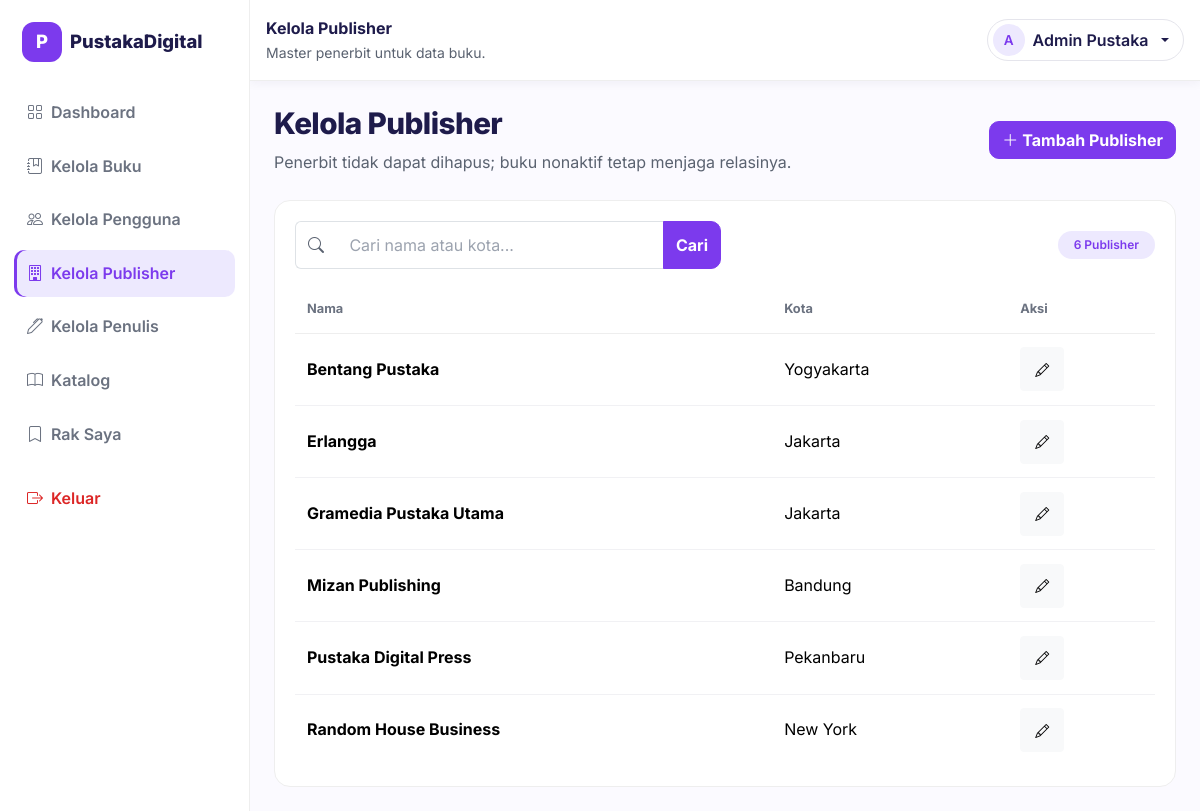
Page /public/admin/publishers.php (signed in) on the committed database.
### tables this page shows
CREATE TABLE `users` (
  `user_id` int UNSIGNED NOT NULL,
  `email` varchar(100) NOT NULL,
  `password_hash` varchar(255) NOT NULL,
  `display_name` varchar(100) NOT NULL,
  `role` enum('admin','member') NOT NULL DEFAULT 'member',
  `is_active` tinyint(1) NOT NULL DEFAULT '1',
  `created_at` timestamp NOT NULL DEFAULT CURRENT_TIMESTAMP
);

CREATE TABLE `publishers` (
  `publisher_id` int UNSIGNED NOT NULL,
  `name` varchar(100) NOT NULL,
  `slug` varchar(120) NOT NULL DEFAULT '',
  `city` varchar(100) NOT NULL DEFAULT '',
  `created_at` timestamp NOT NULL DEFAULT CURRENT_TIMESTAMP
);

### includes/db.php (called while the page is built, shortened)
<?php
require_once __DIR__ . '/config.php';
try {
    $koneksi = new mysqli(DB_HOST, DB_USER, DB_PASS, DB_NAME);
    $koneksi->set_charset('utf8mb4');
} catch (mysqli_sql_exception $e) {
    http_response_code(500);
    exit('Koneksi database gagal. Impor database/optl_pustaka.sql lewat phpMyAdmin lalu cek includes/config.php.');
}
function q(string $sql, array $params = []): mysqli_stmt
{
    global $koneksi;
    $stmt = $koneksi->prepare($sql);
    if ($params) {
        $stmt->bind_param(str_repeat('s', count($params)), ...$params);
    }
    $stmt->execute();
    return $stmt;
}
function rows(string $sql, array $params = []): array
{
    return q($sql, $params)->get_result()->fetch_all(MYSQLI_ASSOC);
}
function row(string $sql, array $params = []): ?array
{
    return q($sql, $params)->get_result()->fetch_assoc() ?: null;
}
function e(mixed $nilai): string
{
    return htmlspecialchars((string) $nilai, ENT_QUOTES, 'UTF-8');
}

### includes/auth_guard.php (called while the page is built, shortened)
<?php
require_once __DIR__ . '/db.php';
function akun(): ?array
{
    static $akun = false;
    if ($akun !== false) {
        return $akun;
    }
    $id = $_SESSION['user_id'] ?? null;
    $user = row(
        'SELECT user_id AS id, display_name AS nama, email, role, is_active
         FROM users WHERE user_id = ?',
        [$id]
    );
    return $akun = $user;
}
function wajib_login(): void
{
    if (!akun()) {
        header('Location: ' . url('login.php?next=' . urlencode(url_sekarang())));
        exit;
    }
}
function wajib_admin(): void
{
    wajib_login();
}

### includes/config.php (called while the page is built, shortened)
<?php
function url(string $path = ''): string
{
    return BASE_URL . '/' . ltrim($path, '/');
}

### public/admin/publishers.php (the view, shortened to what this page needs)
<?php
require __DIR__ . '/../../includes/auth_guard.php';
wajib_admin();
$q = trim(is_string($_GET['q'] ?? null) ? $_GET['q'] : '');
$sql = 'SELECT * FROM publishers';
$params = [];
$sql .= ' ORDER BY name';
$daftar = rows($sql, $params);
require __DIR__ . '/../../includes/partials/head.php';
require __DIR__ . '/../../includes/partials/sidebar.php';
?>
<div class="main-with-sidebar">
    <?php
    $judulTopbar = 'Kelola Publisher';
    $subTopbar = 'Master penerbit untuk data buku.';
    require __DIR__ . '/../../includes/partials/app_topbar.php';
    ?>
    <main class="container-fluid p-3 p-lg-4">
        <div class="d-flex flex-wrap justify-content-between align-items-center mb-4 gap-2">
            <div>
                <h1 class="page-title page-title-sm">Kelola Publisher</h1>
                <p class="text-secondary mb-0">Penerbit tidak dapat dihapus; buku nonaktif tetap menjaga relasinya.</p>
            </div>
            <a class="btn btn-ungu" href="<?= url('admin/publishers.php?tambah=1') ?>">
                <i class="bi bi-plus-lg me-1" aria-hidden="true"></i>Tambah Publisher
            </a>
        </div>
        <div class="table-card">
            <form method="get" action="<?= url('admin/publishers.php') ?>" class="row g-2 align-items-center mb-3">
                <div class="col-md-8 col-lg-6">
                    <div class="input-group">
                        <span class="input-group-text bg-white border-end-0"><i class="bi bi-search text-secondary"
                                aria-hidden="true"></i></span>
                        <input name="q" type="search" class="form-control border-start-0"
                            placeholder="Cari nama atau kota..." aria-label="Cari publisher" value="<?= e($q) ?>">
                        <button class="btn btn-ungu" type="submit">Cari</button>
                    </div>
                </div>
                <div class="col-md-4 col-lg-6 text-md-end">
                    <span class="badge bg-ungu-muda text-ungu rounded-pill px-3 py-2"><?= count($daftar) ?> Publisher</span>
                </div>
            </form>
            <div class="table-responsive">
                <table class="table align-middle">
                    <thead>
                        <tr>
                            <th scope="col">Nama</th>
                            <th scope="col">Kota</th>
                            <th scope="col">Aksi</th>
                        </tr>
                    </thead>
                    <tbody>
                        <?php foreach ($daftar as $p): ?>
                            <tr>
                                <td><b><?= e($p['name']) ?></b></td>
                                <td><?= e($p['city'] ?: '-') ?></td>
                                <td>
                                    <a class="btn btn-sm btn-light" title="Ubah" aria-label="Ubah <?= e($p['name']) ?>"
                                        href="<?= url('admin/publishers.php?edit=' . (int) $p['publisher_id']) ?>">
                                        <i class="bi bi-pencil" aria-hidden="true"></i>
                                    </a>
                                </td>
                            </tr>
                        <?php endforeach; ?>
                    </tbody>
                </table>
            </div>
        </div>
    </main>
</div>
</body>
</html>

### includes/partials/app_topbar.php (shortened to what this page needs)
<?php
$user = akun();
?>
<header class="topbar p-3">
    <div class="d-flex align-items-center gap-3">
        <div>
            <b class="topbar-title"><?= e($judulTopbar ?? '') ?></b>
            <div class="small text-secondary topbar-sub"><?= e($subTopbar ?? '') ?></div>
        </div>
        <div class="ms-auto d-flex align-items-center gap-2">
            <div class="dropdown">
                <button type="button" class="btn btn-akun dropdown-toggle" data-bs-toggle="dropdown"
                    aria-expanded="false" aria-label="Menu akun <?= e($user['nama']) ?>">
                    <span class="avatar" aria-hidden="true"><?= e(mb_strtoupper(mb_substr($user['nama'], 0, 1))) ?></span>
                    <span class="nama-akun"><?= e($user['nama']) ?></span>
                </button>
            </div>
        </div>
    </div>
</header>

### public/assets/css/root.css (style rules this page uses)
:root { --ungu: #7C3AED; --ungu-muda: #EDE9FE; --merah: #EF4444; --biru: #0EA5E9; --gelap: #1E1B4B; --abu: #6B7280; --bg: #FBFAFF; --biru-muda: #E0F2FE; --merah-muda: #FEE2E2; --biru-tua: #0369A1; --merah-tua: #DC2626; --hijau-tua: #15803D; --surface-mati: #EAEAF0; --bs-secondary-rgb: 90, 98, 112; --radius-sm: 10px; --radius: 12px; --radius-lg: 16px; --radius-pill: 999px; --shadow-sm: 0 2px 10px rgba(30, 27, 75, .05); --shadow: 0 8px 24px rgba(30, 27, 75, .08); --shadow-lg: 0 16px 40px rgba(30, 27, 75, .13); --ring: 0 0 0 3px rgba(124, 58, 237, .16); --transition: .2s ease; }
* { box-sizing: border-box; }
html { scroll-padding-top: 84px; }
body { font-family: Inter, system-ui, -apple-system, "Segoe UI", sans-serif; background: var(--bg); color: var(--gelap); font-size: 1rem; line-height: 1.6; -webkit-font-smoothing: antialiased; }
h1, h2, h3, h4, h5, h6 { letter-spacing: -.02em; line-height: 1.25; }
h1, h2, h3 { text-wrap: balance; }
a { text-decoration: none; }
.navbar .btn-akun, .topbar .btn-akun { display: inline-flex; align-items: center; gap: .5rem; padding: .25rem .9rem .25rem .3rem; border: 1px solid #E5E5EC; border-radius: var(--radius-pill); background: #fff; color: var(--gelap); font-weight: 600; }
.navbar .btn-akun .avatar, .topbar .btn-akun .avatar { width: 32px; height: 32px; flex: 0 0 32px; font-size: .85rem; }
.navbar .btn-akun .nama-akun, .topbar .btn-akun .nama-akun { max-width: 9rem; overflow: hidden; text-overflow: ellipsis; white-space: nowrap; }
.btn { display: inline-flex; align-items: center; justify-content: center; transition: background-color var(--transition), border-color var(--transition), color var(--transition), box-shadow var(--transition), transform .1s ease; }
.btn-ungu { background: var(--ungu); border-color: var(--ungu); color: #fff; font-weight: 700; border-radius: var(--radius-sm); }
.text-ungu { color: var(--ungu) !important; }
.bg-ungu-muda { background: var(--ungu-muda) !important; }
.page-title { font-weight: 800; color: var(--gelap); }
h1.page-title { font-size: clamp(1.5rem, 1.15rem + 1.5vw, 2.5rem); }
h1.page-title-sm { font-size: clamp(1.35rem, 1.12rem + .98vw, 2rem); }
.form-control, .form-select { border-radius: var(--radius-sm); padding: .7rem .9rem; }
.form-control::placeholder { color: #9CA3AF; }
.main-with-sidebar { margin-left: 250px; min-height: 100vh; }
.topbar { position: sticky; top: 0; z-index: 1020; background: #fff; border-bottom: 1px solid #eee; box-shadow: var(--shadow-sm); }
.topbar .topbar-title { display: block; white-space: nowrap; overflow: hidden; text-overflow: ellipsis; }
.avatar { width: 38px; height: 38px; flex: 0 0 38px; border-radius: var(--radius-pill); background: var(--ungu-muda); color: var(--ungu); display: inline-flex; align-items: center; justify-content: center; }
.table-card { background: #fff; border: 1px solid #eee; border-radius: var(--radius-lg); padding: 20px; }
.table { margin-bottom: 0; }
.table > :not(caption) > * > * { padding: .85rem .75rem; }
.table thead th { color: var(--abu); font-size: .8rem; font-weight: 700; white-space: nowrap; border-bottom: 1px solid #eee; }
.table tbody td { border-bottom-color: #F1F1F4; }
.table > tbody > tr > * { transition: background-color var(--transition); }
.table > tbody > tr:last-child > * { border-bottom: 0; }
.table .btn { flex: 0 0 auto; min-width: 44px; min-height: 44px; }
.badge { font-weight: 600; border-radius: var(--radius-sm); padding: .42em .7em; }

### rows in the picture
users: display_name "A", display_name "Admin Pustaka"
publishers: name "Bentang Pustaka", city "Yogyakarta"
publishers: name "Erlangga", city "Jakarta"
publishers: name "Gramedia Pustaka Utama", city "Jakarta"
publishers: name "Mizan Publishing", city "Bandung"
publishers: name "Pustaka Digital Press", city "Pekanbaru"
publishers: name "Random House Business", city "New York"

### other values in the picture
$judulTopbar "Kelola Publisher"
$subTopbar "Master penerbit untuk data buku."
count($daftar) "6"
